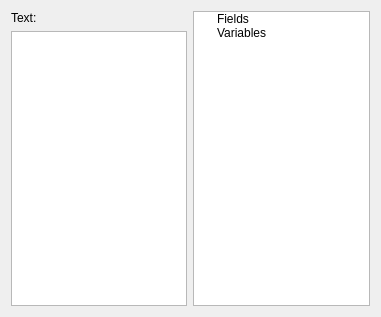
<?xml version="1.0" encoding="UTF-8"?>
<ui version="4.0">
 <class>QReportPropertyPageText</class>
 <widget class="QWidget" name="QReportPropertyPageText">
  <property name="geometry">
   <rect>
    <x>0</x>
    <y>0</y>
    <width>381</width>
    <height>317</height>
   </rect>
  </property>
  <property name="windowTitle">
   <string>Form</string>
  </property>
  <layout class="QHBoxLayout" name="horizontalLayout">
   <item>
    <layout class="QVBoxLayout" name="verticalLayout">
     <item>
      <widget class="QLabel" name="label">
       <property name="text">
        <string>Text:</string>
       </property>
      </widget>
     </item>
     <item>
      <widget class="QTextEdit" name="textEdit"/>
     </item>
    </layout>
   </item>
   <item>
    <widget class="QTreeWidget" name="treeWidget">
     <attribute name="headerVisible">
      <bool>false</bool>
     </attribute>
     <column>
      <property name="text">
       <string>1</string>
      </property>
     </column>
     <item>
      <property name="text">
       <string>Fields</string>
      </property>
      <property name="icon">
       <iconset resource="resources.qrc">
        <normaloff>:/designer/field</normaloff>:/designer/field</iconset>
      </property>
     </item>
     <item>
      <property name="text">
       <string>Variables</string>
      </property>
      <property name="icon">
       <iconset resource="resources.qrc">
        <normaloff>:/designer/form</normaloff>:/designer/form</iconset>
      </property>
     </item>
    </widget>
   </item>
  </layout>
 </widget>
 <resources>
  <include location="resources.qrc"/>
 </resources>
 <connections/>
</ui>
